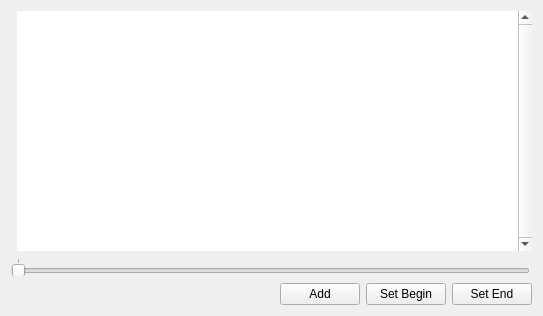
<?xml version="1.0" encoding="UTF-8"?>
<ui version="4.0">
 <class>EditorAnnotationWidget</class>
 <widget class="QWidget" name="EditorAnnotationWidget">
  <property name="geometry">
   <rect>
    <x>0</x>
    <y>0</y>
    <width>543</width>
    <height>316</height>
   </rect>
  </property>
  <property name="minimumSize">
   <size>
    <width>543</width>
    <height>0</height>
   </size>
  </property>
  <property name="windowTitle">
   <string>EditorAnnotationWidget</string>
  </property>
  <property name="styleSheet">
   <string notr="true"/>
  </property>
  <layout class="QVBoxLayout" name="verticalLayout_3">
   <item>
    <layout class="QVBoxLayout" name="verticalLayout">
     <item>
      <layout class="QHBoxLayout" name="horizontalLayout_4">
       <item>
        <spacer name="horizontalSpacer_2">
         <property name="orientation">
          <enum>Qt::Horizontal</enum>
         </property>
         <property name="sizeType">
          <enum>QSizePolicy::Fixed</enum>
         </property>
         <property name="sizeHint" stdset="0">
          <size>
           <width>6</width>
           <height>20</height>
          </size>
         </property>
        </spacer>
       </item>
       <item>
        <widget class="EditorAnnotationListView" name="listView">
         <property name="styleSheet">
          <string notr="true">
		
QTreeView::item {
	border: transparent;
}
 
QTreeView::item:!selected:hover {
	background: transparent
}
 
QTreeView::item:selected:!hover{
	background: transparent
}
 
QTreeView::item:selected:hover{
	background: transparent
}


</string>
         </property>
         <property name="frameShape">
          <enum>QFrame::NoFrame</enum>
         </property>
         <property name="verticalScrollBarPolicy">
          <enum>Qt::ScrollBarAlwaysOn</enum>
         </property>
        </widget>
       </item>
      </layout>
     </item>
     <item>
      <layout class="QHBoxLayout" name="horizontalLayout">
       <item>
        <widget class="EditorTimelineSlider" name="timelineSlider">
         <property name="styleSheet">
          <string notr="true">QSlider
{
	padding: -1px;
}</string>
         </property>
         <property name="orientation">
          <enum>Qt::Horizontal</enum>
         </property>
         <property name="tickPosition">
          <enum>QSlider::TicksAbove</enum>
         </property>
         <property name="tickInterval">
          <number>250</number>
         </property>
        </widget>
       </item>
       <item>
        <spacer name="horizontalSpacer">
         <property name="orientation">
          <enum>Qt::Horizontal</enum>
         </property>
         <property name="sizeType">
          <enum>QSizePolicy::Fixed</enum>
         </property>
         <property name="sizeHint" stdset="0">
          <size>
           <width>2</width>
           <height>20</height>
          </size>
         </property>
        </spacer>
       </item>
      </layout>
     </item>
    </layout>
   </item>
   <item>
    <layout class="QHBoxLayout" name="horizontalLayout_3">
     <item>
      <spacer name="horizontalSpacer_3">
       <property name="orientation">
        <enum>Qt::Horizontal</enum>
       </property>
       <property name="sizeHint" stdset="0">
        <size>
         <width>40</width>
         <height>20</height>
        </size>
       </property>
      </spacer>
     </item>
     <item>
      <widget class="QPushButton" name="m_AddButton">
       <property name="sizePolicy">
        <sizepolicy hsizetype="Minimum" vsizetype="Minimum">
         <horstretch>0</horstretch>
         <verstretch>0</verstretch>
        </sizepolicy>
       </property>
       <property name="styleSheet">
        <string notr="true"/>
       </property>
       <property name="text">
        <string>Add</string>
       </property>
      </widget>
     </item>
     <item>
      <widget class="QPushButton" name="m_RangeBeginButton">
       <property name="sizePolicy">
        <sizepolicy hsizetype="Minimum" vsizetype="Minimum">
         <horstretch>0</horstretch>
         <verstretch>0</verstretch>
        </sizepolicy>
       </property>
       <property name="font">
        <font>
         <italic>false</italic>
        </font>
       </property>
       <property name="styleSheet">
        <string notr="true"/>
       </property>
       <property name="text">
        <string>Set Begin</string>
       </property>
      </widget>
     </item>
     <item>
      <widget class="QPushButton" name="m_RangeEndButton">
       <property name="sizePolicy">
        <sizepolicy hsizetype="Minimum" vsizetype="Minimum">
         <horstretch>0</horstretch>
         <verstretch>0</verstretch>
        </sizepolicy>
       </property>
       <property name="font">
        <font>
         <italic>false</italic>
        </font>
       </property>
       <property name="styleSheet">
        <string notr="true"/>
       </property>
       <property name="text">
        <string>Set End</string>
       </property>
      </widget>
     </item>
    </layout>
   </item>
  </layout>
 </widget>
 <layoutdefault spacing="6" margin="11"/>
 <customwidgets>
  <customwidget>
   <class>EditorTimelineSlider</class>
   <extends>QSlider</extends>
   <header>EditorTimelineSlider.h</header>
  </customwidget>
  <customwidget>
   <class>EditorAnnotationListView</class>
   <extends>QListView</extends>
   <header>EditorAnnotationListView.h</header>
  </customwidget>
 </customwidgets>
 <resources/>
 <connections>
  <connection>
   <sender>timelineSlider</sender>
   <signal>valueChanged(int)</signal>
   <receiver>EditorAnnotationWidget</receiver>
   <slot>repaint()</slot>
   <hints>
    <hint type="sourcelabel">
     <x>341</x>
     <y>189</y>
    </hint>
    <hint type="destinationlabel">
     <x>297</x>
     <y>103</y>
    </hint>
   </hints>
  </connection>
  <connection>
   <sender>m_AddButton</sender>
   <signal>clicked()</signal>
   <receiver>EditorAnnotationWidget</receiver>
   <slot>onAdd()</slot>
   <hints>
    <hint type="sourcelabel">
     <x>58</x>
     <y>22</y>
    </hint>
    <hint type="destinationlabel">
     <x>351</x>
     <y>119</y>
    </hint>
   </hints>
  </connection>
  <connection>
   <sender>m_RangeBeginButton</sender>
   <signal>clicked()</signal>
   <receiver>EditorAnnotationWidget</receiver>
   <slot>onRangeBegin()</slot>
   <hints>
    <hint type="sourcelabel">
     <x>58</x>
     <y>65</y>
    </hint>
    <hint type="destinationlabel">
     <x>351</x>
     <y>119</y>
    </hint>
   </hints>
  </connection>
  <connection>
   <sender>m_RangeEndButton</sender>
   <signal>clicked()</signal>
   <receiver>EditorAnnotationWidget</receiver>
   <slot>onRangeEnd()</slot>
   <hints>
    <hint type="sourcelabel">
     <x>58</x>
     <y>90</y>
    </hint>
    <hint type="destinationlabel">
     <x>351</x>
     <y>119</y>
    </hint>
   </hints>
  </connection>
  <connection>
   <sender>listView</sender>
   <signal>clicked(QModelIndex)</signal>
   <receiver>EditorAnnotationWidget</receiver>
   <slot>onListClicked(QModelIndex)</slot>
   <hints>
    <hint type="sourcelabel">
     <x>344</x>
     <y>103</y>
    </hint>
    <hint type="destinationlabel">
     <x>351</x>
     <y>119</y>
    </hint>
   </hints>
  </connection>
 </connections>
 <slots>
  <slot>onListClicked(QModelIndex)</slot>
  <slot>onAdd()</slot>
  <slot>onRangeBegin()</slot>
  <slot>onRangeEnd()</slot>
 </slots>
</ui>
